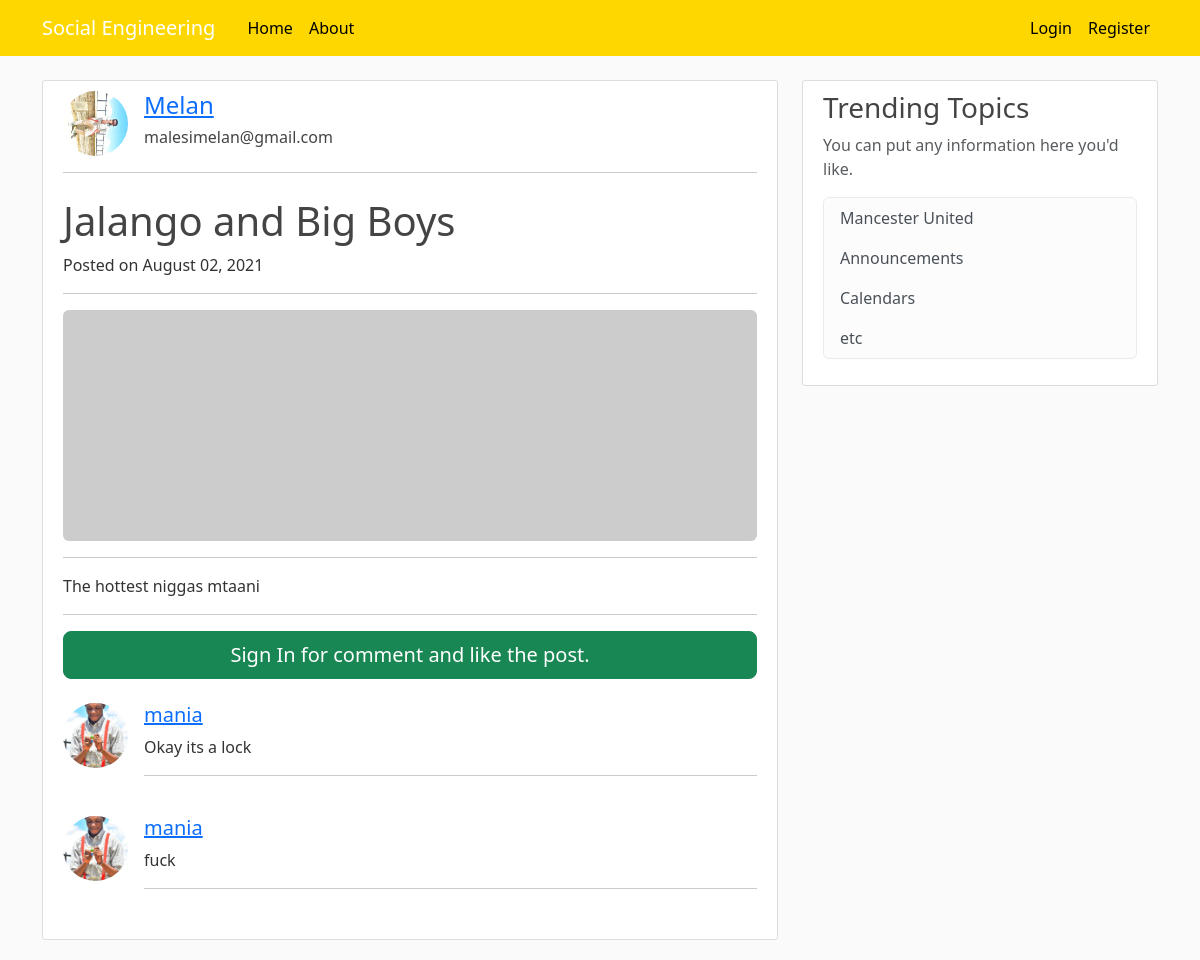
Before: /post/1 with the older database file.
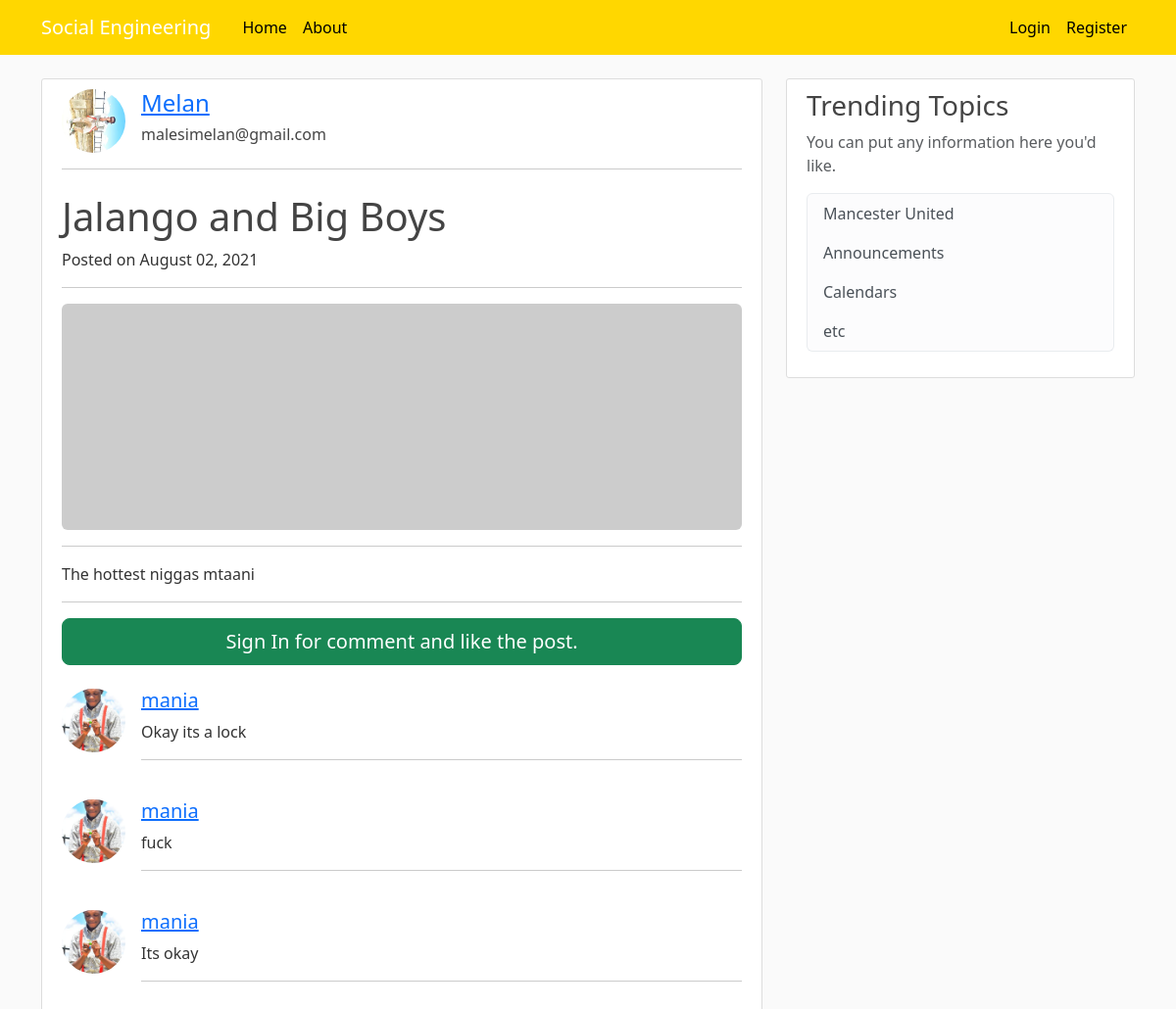
After: the same page with the newer database file.
### blog/models.py (models this page shows, shortened)
class Comment(models.Model):
    post = models.ForeignKey(
        Post, related_name='comments', on_delete=models.CASCADE)
    author = models.ForeignKey(
        settings.AUTH_USER_MODEL, on_delete=models.CASCADE)
    text = models.TextField(max_length=5, validators=[validate_comment_text])
    created_date = models.DateTimeField(default=timezone.now)
    approved_comment = models.BooleanField(default=True)

### users/models.py (models this page shows, shortened)
class Profile(models.Model):
    user = models.OneToOneField(User, on_delete=models.CASCADE)
    image = models.ImageField(default='default.jpg', upload_to='profile_pics')

### blog/views.py (the view)
# urls.py: path('post/<int:pk>', PostDetailedView.as_view(), name='post_detail'),
class PostDetailedView(DetailView):
    model = Post

### blog/templates/blog/post_detail.html (shortened to what this page needs)
{% extends "blog/base.html" %} {% load crispy_forms_tags %} {% block content %}
<div class="content-section">
  <div class="media">
    <img
      class="d-flex mr-3 rounded-circle article-img"
      src="{{ object.author.profile.image.url }}"
      alt=""
    />
    <div class="media-body">
      <h4 class="mt-0">
        <a href="{% url 'user-post' object.author.username %}"
          >{{ object.author }}</a
        >
      </h4>
      <h6 class="mt-0">{{ object.author.email }}</h6>
    </div>
  </div>
  <hr />
  <div>
    <h1 class="mt-4">{{object.title}}</h1>
    <p>
      Posted on {{ object.date_posted|date:"F d, Y" }}
    </p>
  </div>
  <hr />
  <img class="img-fluid rounded" src="http://placehold.it/900x300" alt="" />
  <hr />
  <p class="lead">{{ object.content|safe|linebreaks }}</p>
  <hr />
  {% if user.is_authenticated %}
  <div class="card my-4">
    <h5 class="card-header">Leave a Comment:</h5>
    <div class="card-body">
      <form method="POST" action="{% url 'add_comment' object.id %}">
        {% csrf_token %}
        <div class="form-group">
          <textarea
            class="form-control"
            name="text"
            rows="3"
            required
          ></textarea>
          <input type="hidden" name="user_id" value="{{user.id}}" />
        </div>
        <button class="btn btn-primary" type="submit">Comment</button>
      </form>
    </div>
  </div>
  {% else %}
  <a href="{% url 'login' %}" class="btn btn-success btn-lg btn-block mb-4">
    Sign In for comment and like the post.
  </a>
  {% endif %}
  {% for comment in post.comments.all %} {% if comment.approved_comment %}
  <div class="media mb-4">
    <img
      class="d-flex mr-3 rounded-circle article-img"
      src="{{ comment.author.profile.image.url }}"
      alt=""
    />
    <div class="media-body">
      <h5 class="mt-0">
        <a href="{% url 'user-post' comment.author.username %}"
          >{{ comment.author }}</a
        >
      </h5>
      {{ comment.text|linebreaks }}
      <hr />
    </div>
  </div>
  {% else %}
  <div class="alert alert-secondary" role="alert">
    No Comment has been posted.
  </div>
  {% endif %} {% endfor %}
</div>
{% endblock content %}

Changed rows visible on the page:
added Comment: author.profile.image (picture), author "mania", text "Its okay"
